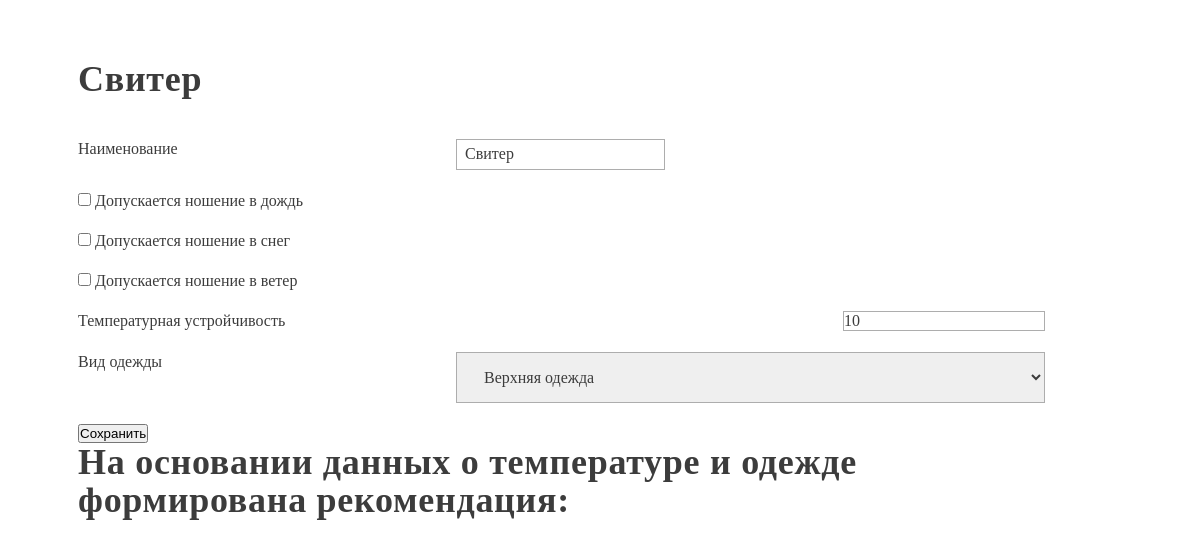
The app's page /recommendation/clothes/2 with its own data.
### DSS/models.py (models this page shows, shortened)
class Clothes(models.Model):
    name = models.CharField(max_length=50, verbose_name='Наименование')
    allow_rain = models.BooleanField(verbose_name='допускается ношение в дождь')
    allow_snow = models.BooleanField(verbose_name='допускается ношение в снег')
    allow_wind = models.BooleanField(verbose_name='допускается ношение в ветер')
    temp_resist = models.IntegerField(verbose_name='Температурная устройчивость')
    kind = models.ForeignKey(ClosesKind, on_delete=models.CASCADE, related_name='clothes', verbose_name='Вид одежды')

class ClosesKind(models.Model):
    name = models.CharField(max_length=100)
    required = models.BooleanField()
    allow_layers = models.BooleanField()
    def __str__(self):
        return self.name

### DSS/views.py (the view)
# urls.py: path('clothes/<pk>', ClothesView.as_view()),
class ClothesView(APIView):
    serializer_class = ClothesSerializer
    queryset = Clothes.objects.all()
    renderer_classes = [TemplateHTMLRenderer]
    template_name = 'profile_detail.html'
    def get(self, request, pk):
        profile = get_object_or_404(Clothes, pk=pk)
        serializer = self.serializer_class(profile)
        return Response({'serializer': serializer, 'profile': profile})

### DSS/templates/profile_detail.html (shortened to what this page needs)
{% load rest_framework %}
<html>
<body>
<h1>{{ profile.name }}</h1>
<form method="post" onsubmit="onSubmit">
    {% render_form serializer template_pack='rest_framework/vertical' %}
        <button type="submit">Сохранить</button>
    <h1>На основании данных о температуре и одежде формирована рекомендация:</h1>
</form>

### DSS/templates/profile_detail.html (style rules this page uses)
* { margin: 0; padding: 0; box-sizing: border-box; }
body { max-width: 1196px; width: 100%; margin: 0 auto; padding: 60px 76px; font-size: 16px; line-height: 19px; color: #3C3C3C; }
h1 { margin-bottom: 41px; font-size: 36px; line-height: 38px; letter-spacing: 0.02em; }
form { padding-right: 77px; }
.form-group { display: flex; justify-content: space-between; margin-bottom: 21px; }
input[type="text"] { width: 209px; min-height: 30px; margin-right: 380px; padding: 5px 7px 6px 8px; }
select { min-height: 30px; padding: 15px 10px 15px 23px; }
textarea, select { width: 589px; }
option { margin-bottom: 10px; white-space: break-spaces; }
input, select, textarea { font-family: inherit; font-size: inherit; color: #3C3C3C; border: 1px solid #ADADAD; }

### records on screen
Clothes: name "Свитер", temp_resist "10", kind "Верхняя одежда"
